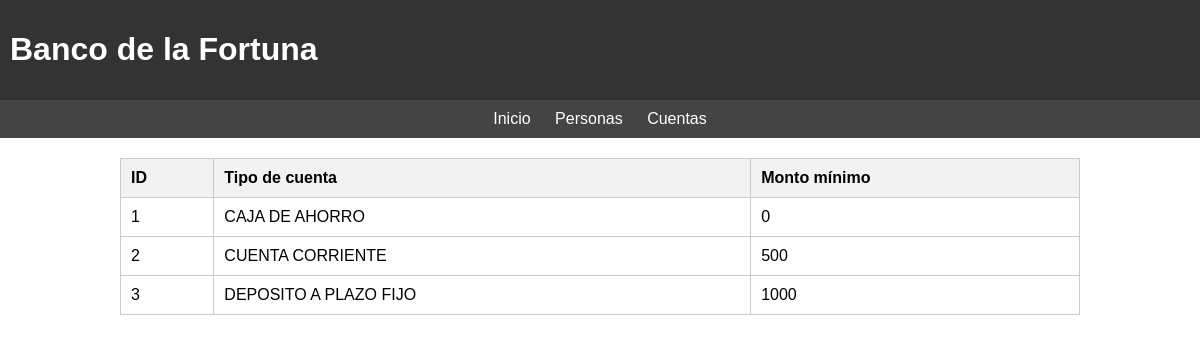
Page /bank/index.php on the committed database.
### tables this page shows
CREATE TABLE tipo_cuenta (
    id int NOT NULL,
    descripcion varchar(255) NOT NULL,
    monto_minimo double NOT NULL,
    PRIMARY KEY (id)
);

### bank/index.php (the view)
<!DOCTYPE html>
<html lang="es">
<?php include "head.php"; ?>
<body>
    <?php
        include "menu.php";
        include "conexion.inc.php";
        $resultado = mysqli_query($con, "select * from tipo_cuenta");
    ?>
    <table>
        <thead>
            <tr>
                <th>ID</th>
                <th>Tipo de cuenta</th>
                <th>Monto mínimo</th>
            </tr>
        </thead>
        <tbody>
        <?php
        while($fila = mysqli_fetch_array($resultado)) {
            echo '<tr>';
            echo '<td>'.$fila["id"].'</td>';
            echo '<td>'.$fila["descripcion"]."</td>";
            echo '<td class="style: text-align: rigth">'.$fila["monto_minimo"].'</td>';
            echo '</tr>';
        }
        ?>
        </tbody>
    </table>
</body>
</html>

### bank/head.php (style rules this page uses)
body { font-family: Arial, sans-serif; margin: 0; padding: 0; }
table { width: 80%; margin: 20px auto; border-collapse: collapse; }
th, td { padding: 10px; border: 1px solid #ccc; text-align: left; }
th { background-color: #f2f2f2; }

### rows in the picture
tipo_cuenta: id "1", descripcion "CAJA DE AHORRO", monto_minimo "0"
tipo_cuenta: id "2", descripcion "CUENTA CORRIENTE", monto_minimo "500"
tipo_cuenta: id "3", descripcion "DEPOSITO A PLAZO FIJO", monto_minimo "1000"
